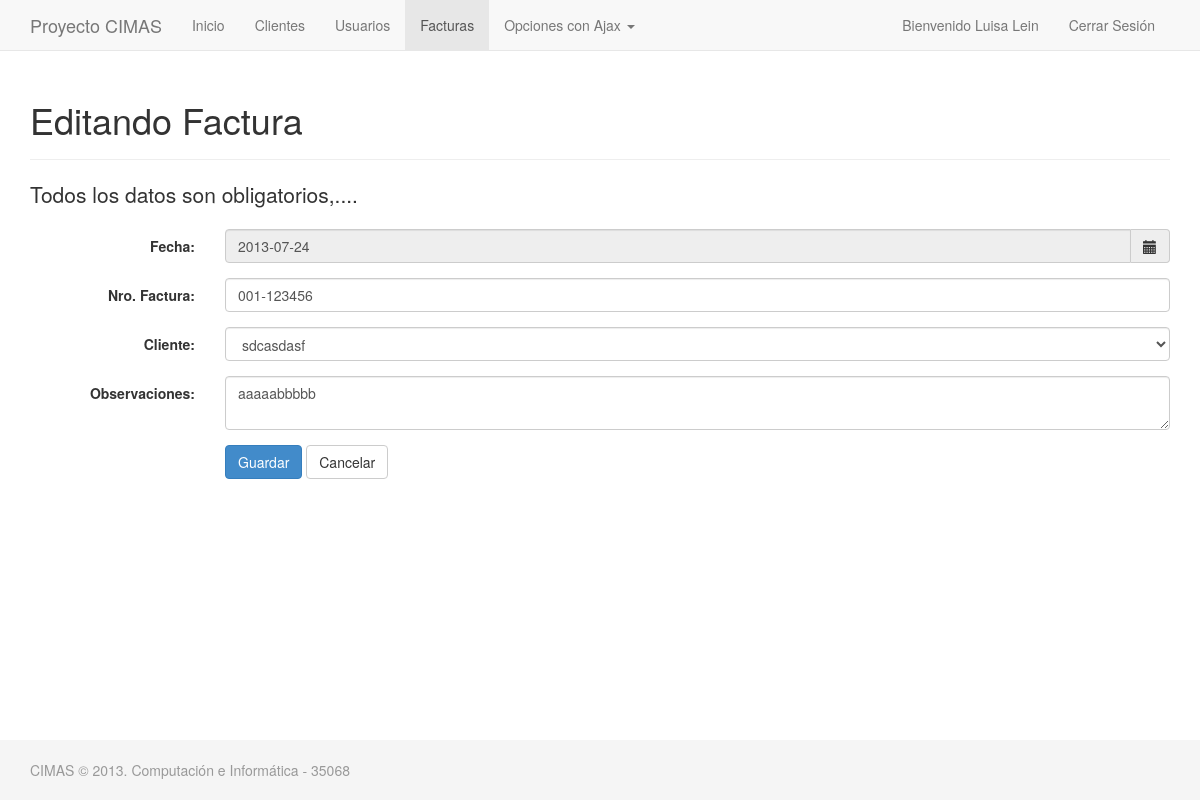
Page /facturas/edit.php?id=1 (signed in) on the committed database.
### tables this page shows
CREATE TABLE `facturaenc` (
  `idfacturaenc` int(11) NOT NULL AUTO_INCREMENT,
  `idcliente` int(11) NOT NULL,
  `nro_factura` varchar(20) NOT NULL,
  `fecha` date DEFAULT NULL,
  `detalle` varchar(250) DEFAULT NULL,
  `status` char(1) DEFAULT 'N',
  PRIMARY KEY (`idfacturaenc`)
);

CREATE TABLE `cliente` (
  `idcliente` int(11) NOT NULL AUTO_INCREMENT,
  `nombre_cliente` varchar(250) NOT NULL,
  `status` char(1) NOT NULL DEFAULT 'E',
  PRIMARY KEY (`idcliente`)
);

### include/FacturaEnc.php (called while the page is built, shortened)
<?php
class FacturaEnc extends DB
{
	public function getFacturaEncById($id)
	{
		$link = $this->getConnection();
		$res = $link->prepare('SELECT * FROM facturaenc WHERE idfacturaenc = ?');
		$res->execute(array($id));
		$rows = $res->fetchAll();
		if(count($rows) > 0)
			return $rows[0];
		else
			return false;
	}
}

### include/Cliente.php (called while the page is built, shortened)
<?php
class Cliente extends DB
{
	public function obtenerTodosClientes()
	{
		$link = $this->getConnection();
		$res = $link->prepare('SELECT * FROM cliente');
		$res->execute();
		$rows = $res->fetchAll();
		return $rows;
	}
}

### facturas/edit.php (the view, shortened to what this page needs)
<?php
require_once '../include/FacturaEnc.php';
require_once '../include/Cliente.php';
if(isset($_GET['id']) && !empty($_GET['id'])) {
	$idFacturaEnc = (int)$_GET['id'];
}
else {
	header("Location: index.php");
	exit;
}
?>
<!DOCTYPE html>
<html lang="en">
  <head>
    <link href="../css/bootstrap.css" rel="stylesheet">
    <link href="../css/sticky-footer-navbar.css" rel="stylesheet">
	<link href="../css/bootstrap-datetimepicker.min.css" rel="stylesheet">
	<link href="../css/facturas.css" rel="stylesheet">
  </head>
  <body>
    <div id="wrap">
      <?php include '../header.php';?>
      <div class="container">
        <div class="page-header">
          <h1>Editando Factura</h1>
        </div>
        <p class="lead">Todos los datos son obligatorios,....</p>
<?php
$oFacturaEnc = new FacturaEnc();
$oCliente = new Cliente();
$factura = $oFacturaEnc->getFacturaEncById($idFacturaEnc);
if($factura)
	$lstCliente = $oCliente->obtenerTodosClientes();
else {
	die('Error de ingreso, seleccione una factura valida.');
}
?>
		<form action="edit.php?id=<?php echo $idFacturaEnc;?>"  class="form-horizontal" method="post" role="form">
			<div class="form-group">
				<label for="fecha" class="col-lg-2 control-label">Fecha: </label>
				<div id="datetimepicker" class="input-group date col-lg-10">
					<input type="text" name="fecha" id="fecha" value="<?php echo $factura['fecha']?>"  readonly class="form-control" data-format="yyyy-mm-dd"/>
					<span class="add-on input-group-addon">
					  <i class='glyphicon glyphicon-calendar'>
					  </i>
					</span>
				</div>
			</div>
			<div class="form-group">
				<label for="nro_factura" class="col-lg-2 control-label">Nro. Factura: </label>
				<div class="col-lg-10">
					<input type="text" class='form-control' placeholder="Nro. de Factura" name="nro_factura" id="nro_factura" value="<?php echo $factura['nro_factura']?>"/>
				</div>
			</div>
			<div class="form-group">
				<label for="idcliente" class="col-lg-2 control-label">Cliente: </label>
				<div class="col-lg-10">
					<select name='idcliente' id="idcliente"  class='form-control'>
					<?php foreach($lstCliente as $cliente) {?>
						<option value='<?=$cliente['idcliente'];?>' <?php if($factura['idcliente']==$cliente['idcliente']) echo 'selected';?>>
							<?=$cliente['nombre_cliente'];?>
						</option>
					<?php } ?>
					</select>
				</div>
			</div>
			<div class="form-group">
				<label for="detalle" class="col-lg-2 control-label">Observaciones: </label>
				<div class="col-lg-10">
					<textarea name="detalle" class='form-control'  placeholder="Observaciones"><?php echo $factura['detalle']?></textarea>
				</div>
			</div>
			<div class="form-group">
				<div class="col-lg-offset-2 col-lg-10">
					<button type="submit"  class='btn btn-primary'>Guardar</button>
					<button type="button" class='btn btn-default' onclick="location.href='index.php';">Cancelar</button>
				</div>
			</div>
		</form>
		</div>
    </div>
	<?php include '../footer.php';?>
  </body>
</html>

### css/sticky-footer-navbar.css (style rules this page uses)
html, body { height: 100%; }
#wrap { min-height: 100%; height: auto !important; height: 100%; margin: 0 auto -60px; padding: 0 0 60px; }
#wrap > .container { padding: 60px 15px 0; }

### rows in the picture
facturaenc: fecha "2013-07-24", nro_factura "001-123456", idcliente "sdcasdasf", detalle "aaaaabbbbb"

### other values in the picture
$_SESSION['nick'] "Luisa Lein"
